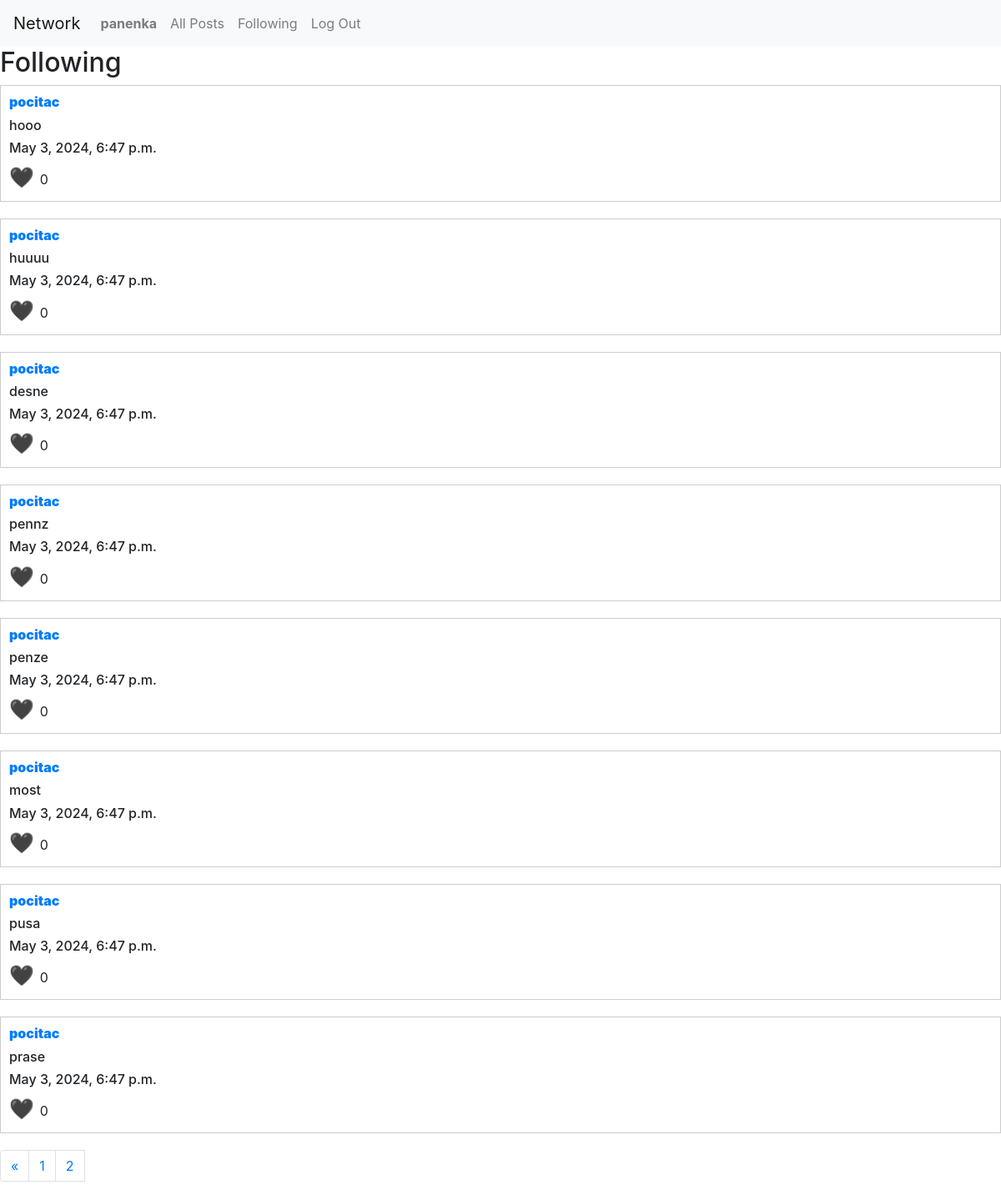
Screenshot of /following_page?page=2 (signed in) with the database file from the repository.
### network/models.py (models this page shows)
class User(AbstractUser):
    followers = models.ManyToManyField("self", symmetrical=False)

class Post(models.Model):
    id = models.IntegerField(primary_key=True)
    date = models.DateTimeField(auto_now=True)
    information = models.CharField(max_length=1024)
    author = models.ForeignKey(User, on_delete=models.CASCADE, related_name="posts")
    likes = models.ManyToManyField(User)

### network/views.py (the view)
def following_page(request):
    following_users = request.user.user_set.all()
    following_posts = Post.objects.filter(author__in=following_users)
    paginator = Paginator(following_posts, 10)
    page_number = request.GET.get("page", 1)
    page_obj = paginator.get_page(page_number)
    list_stranek = [i for i in range(1, paginator.num_pages+1)]
    return render (request, "network/following_page.html", {
        "posts": page_obj,
        "pages":list_stranek
        })

### network/templates/network/following_page.html (shortened to what this page needs)
{% extends "network/all_posts.html" %}
{% block all_posts %}
<h2>Following</h2>
{% endblock %}
{% block pagination %}
<nav aria-label="Page navigation example">
    <ul class="pagination">
      <li class="page-item">
        {% if posts.has_previous %}
            <a class="page-link" href="{% url 'following_page' %}?page={{ posts.previous_page_number }}" aria-label="Previous">
          <span aria-hidden="true">&laquo;</span>
            </a>
        {% endif %}
      </li>
      {% for page_number in pages %}
      <li class="page-item"><a class="page-link" href="{% url 'following_page' %}?page={{page_number }}">{{page_number}}</a></li>
      {% endfor %}
    </ul>
  </nav>
{% endblock %}

### network/templates/network/all_posts.html (shortened to what this page needs)
{% extends "network/layout.html" %}
{% block body %}
{%  block all_posts %}
{% endblock %}
{% for post in posts %}
<div class="post">
    <h6 class="author">
        <a href="{% url 'profile' post.author %}"><strong>{{ post.author}}</strong></a>
    </h6>
    <h6>{{post.information}}</h6>
    <h6>{{post.date}}</h6>
    <span data-post-id="{{post.id}}" class="heart" onclick="likes(this)">
        {% if not user in post.likes.all %}
            🖤
        {% else %}
            ❤️
        {% endif %}
        </span>
    <span id="likes-{{post.id}}">{{post.likes.all|length}}</span>
</div>
{%endfor%}
{% block pagination %}
{% endblock %}
{% endblock %}

### network/templates/network/layout.html (shortened to what this page needs)
{% load static %}
<!DOCTYPE html>
<html lang="en">
    <head>
        <link rel="stylesheet" href="https://stackpath.bootstrapcdn.com/bootstrap/4.4.1/css/bootstrap.min.css">
        <link href="{% static 'network/styles.css' %}" rel="stylesheet">
    </head>
    <body>
        <nav class="navbar navbar-expand-lg navbar-light bg-light">
            <a class="navbar-brand" href="#">Network</a>
            <div>
              <ul class="navbar-nav mr-auto">
                {% if user.is_authenticated %}
                    <li class="nav-item">
                        <a class="nav-link" href="{% url 'profile' user.username %}"><strong>{{ user.username }}</strong></a>
                    </li>
                {% endif %}
                <li class="nav-item">
                  <a class="nav-link" href="{% url 'index' %}">All Posts</a>
                </li>
                {% if user.is_authenticated %}
                    <li class="nav-item">
                        <a class="nav-link" href="{% url 'following_page' %}">Following</a>
                    </li>
                    <li class="nav-item">
                        <a class="nav-link" href="{% url 'logout' %}">Log Out</a>
                    </li>
                {% endif %}
              </ul>
            </div>
          </nav>
        <div class="body">
            {% block body %}
            {% endblock %}
        </div>
    </body>
</html>

### network/static/network/styles.css (style rules this page uses)
.post { border: 1px solid #ccc; padding: 10px; margin-bottom: 20px; }
.author { font-weight: bold; }
.heart { cursor: pointer; font-size: 24px; color: red; }

### rows the page displays
User: username "panenka"
Post: author "pocitac", information "hooo", date "May 3, 2024, 6:47 p.m.", likes.all|length "0"
Post: author "pocitac", information "huuuu", date "May 3, 2024, 6:47 p.m.", likes.all|length "0"
Post: author "pocitac", information "desne", date "May 3, 2024, 6:47 p.m.", likes.all|length "0"
Post: author "pocitac", information "pennz", date "May 3, 2024, 6:47 p.m.", likes.all|length "0"
Post: author "pocitac", information "penze", date "May 3, 2024, 6:47 p.m.", likes.all|length "0"
Post: author "pocitac", information "most", date "May 3, 2024, 6:47 p.m.", likes.all|length "0"
Post: author "pocitac", information "pusa", date "May 3, 2024, 6:47 p.m.", likes.all|length "0"
Post: author "pocitac", information "prase", date "May 3, 2024, 6:47 p.m.", likes.all|length "0"

### other values shown
{{ page_number }} "1" "2"
